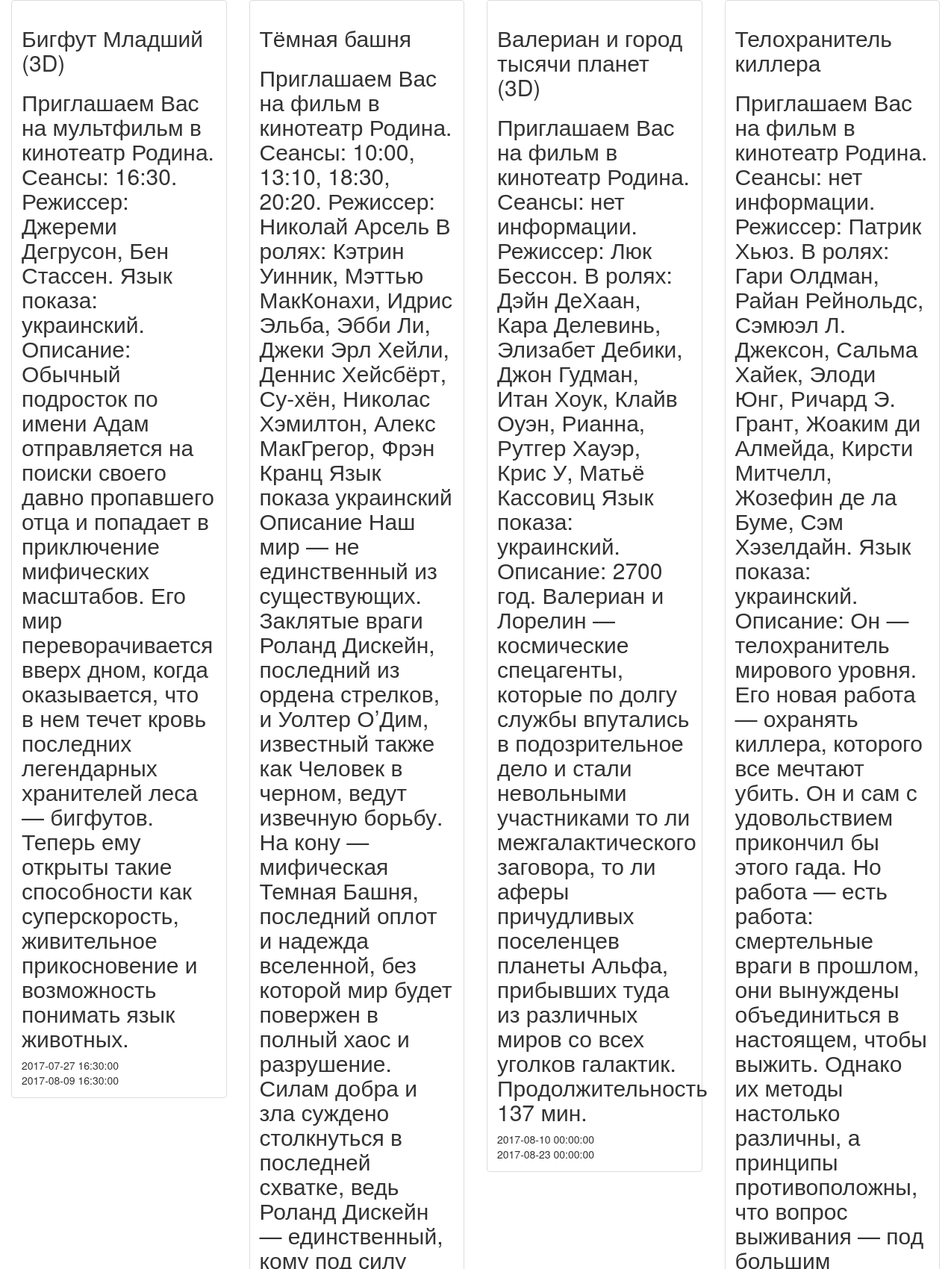
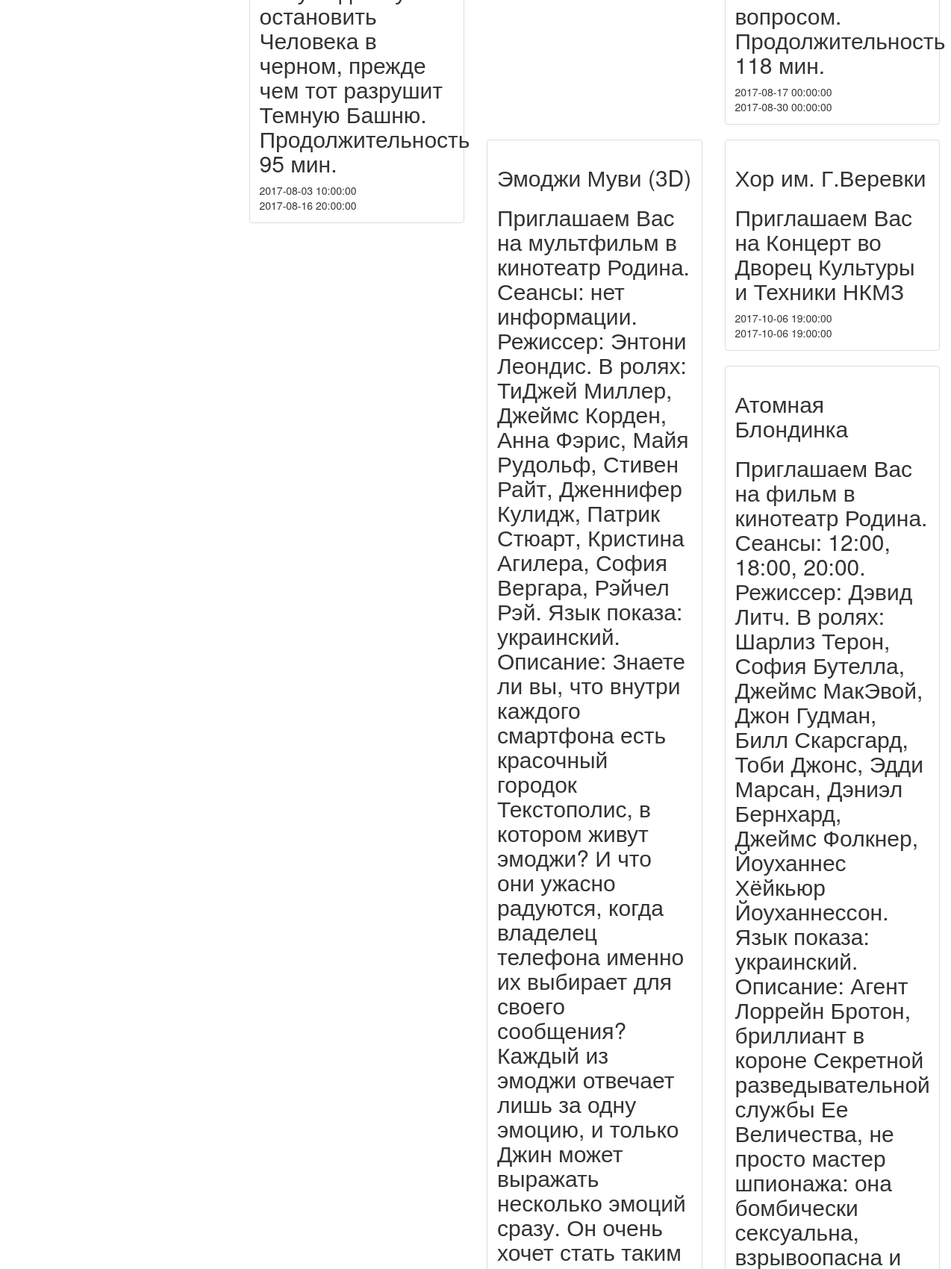
Page /test.php (upper part) on the committed database (2 pictures, top to bottom).
### tables this page shows
CREATE TABLE `events` (
  `id` int(10) UNSIGNED NOT NULL,
  `title` varchar(255) NOT NULL COMMENT 'event''s name',
  `description` longtext NOT NULL COMMENT 'event''s description',
  `category_id` tinyint(3) UNSIGNED NOT NULL COMMENT 'category',
  `date_start` datetime NOT NULL DEFAULT CURRENT_TIMESTAMP COMMENT 'start of event',
  `date_end` datetime NOT NULL DEFAULT CURRENT_TIMESTAMP COMMENT 'end of event',
  `place_id` int(10) UNSIGNED NOT NULL COMMENT 'venue',
  `company_id` int(10) UNSIGNED NOT NULL COMMENT 'organizer'
);

### app/base/Registry.php (called while the page is built, shortened)
<?php
require_once("Config.php");
class Registry
{
    private static $instance = null;
    private $config = null;
    private $pdo = null;
    public static function instance()
    {
        if (is_null(self::$instance)) {
            self::$instance = new self();
        }
        return self::$instance;
    }
    public function getPdo()
    {
        if (is_null($this->pdo)) {
            $dsn = $this->getDSN();
            $username = $this->getUsername();
            $password = $this->getPassword();
            $this->pdo = new \PDO($dsn, $username, $password);
            $this->pdo->setAttribute(\PDO::ATTR_ERRMODE, \PDO::ERRMODE_EXCEPTION);
            $this->pdo->setAttribute(\PDO::ATTR_DEFAULT_FETCH_MODE, \PDO::FETCH_NAMED);
        }
        return $this->pdo;
    }
    public function getDSN()
    {
        $conf = $this->getConfig();
        return $conf->get("dsn");
    }
    public function getConfig()
    {
        return $this->config;
    }
    public function setConfig(Config $config)
    {
        $this->config = $config;
    }
    public function getUsername()
    {
        $conf = $this->getConfig();
        return $conf->get("db_username");
    }
    public function getPassword()
    {
        $conf = $this->getConfig();
        return $conf->get("db_password");
    }
}

### app/models/Mapper.php (called while the page is built, shortened)
<?php
require_once("/../base/Registry.php");
abstract class Mapper
{
    public function __construct()
    {
        $reg = Registry::instance();
        $this->pdo = $reg->getPdo();
    }
    public function findAll()
    {
        $this->selectAllStmt()->execute([]);
        return $this->getCollection(
            $this->selectAllStmt()->fetchAll()
        );
    }
}

### app/base/Config.php (called while the page is built, shortened)
<?php
class Config
{
    private $values = [];
    public function __construct(array $values = [])
    {
        $this->values = $values;
    }
    public function get($key)
    {
        if (isset($this->values[$key])) {
            return $this->values[$key];
        }
        return null;
    }
}

### app/models/EventMapper.php (called while the page is built, shortened)
<?php
require_once("Mapper.php");
require_once("EventModel.php");
class EventMapper extends Mapper
{
    private $selectAllStmt;
    public function __construct()
    {
        $this->selectAllStmt = $this->pdo->prepare(
            "SELECT * FROM events"
        );
    }
    public function getCollection(array $raw)
    {
        return new EventCollection($raw, $this);
    }
    public function selectAllStmt()
    {
        return $this->selectAllStmt;
    }
}

### app/models/EventModel.php (called while the page is built, shortened)
<?php
require_once("/../base/Registry.php");
class EventModel extends Model
{
    private $title;
    private $description;
    private $date_start;
    private $date_end;
    public function __construct($id, $title)
    {
        $this->title = $title;
    }
    public function getDescription()
    {
        return $this->description;
    }
    public function setDescription($description)
    {
        $this->description = $description;
    }
    public function getDateStart()
    {
        return $this->date_start;
    }
    public function setDateStart($date_start)
    {
        $this->date_start = $date_start;
    }
    public function getDateEnd()
    {
        return $this->date_end;
    }
    public function setDateEnd($date_end)
    {
        $this->date_end = $date_end;
    }
    public function getTitle()
    {
        return $this->title;
    }
}

### public_html/test.php (the view, shortened to what this page needs)
<link rel="stylesheet" href="css/bootstrap.min.css"/>
<?php
require_once("../app/base/Registry.php");
require_once("../app/models/EventMapper.php");
$mapper = new App\Models\EventMapper();
$values = $mapper->findAll();
foreach ($values as $item):?>
    <div class="col-xs-6 col-sm-4 col-md-3">
        <div class="thumbnail">
            <div class="caption">
                <div class="event-title">
                    <h2><?= $item->getTitle(); ?></h2>
                </div>
                <div class="event-description">
                    <h2><?= $item->getDescription(); ?></h2>
                </div>
                <div class="event-date">
                    <?= $item->getDateStart(); ?>
                </div>
                <div class="event-date">
                    <?= $item->getDateEnd(); ?>
                </div>
            </div>
        </div>
    </div>
<?php endforeach ?>

### rows in the picture
events: title "Бигфут Младший (3D)", description "Приглашаем Вас на мультфильм в кинотеатр Родина. Сеансы: 16:30. Режиссер: Джереми Дегрусон, Бен Стассен. Язык показа: украинский. Описание: Обычный подросток по имени Адам отправляется на поиски своего давно пропавшего отца и попадает в приключение мифических масштабов. Его мир переворачивается вверх дном, когда оказывается, что в нем течет кровь последних легендарных хранителей леса — бигфутов. Теперь ему открыты такие способности как суперскорость, живительное прикосновение и возможность понимать язык животных.", date_start "2017-07-27 16:30:00", date_end "2017-08-09 16:30:00"
events: title "Тёмная башня", description "Приглашаем Вас на фильм в кинотеатр Родина. Сеансы: 10:00, 13:10, 18:30, 20:20. Режиссер: Николай Арсель В ролях: Кэтрин Уинник, Мэттью МакКонахи, Идрис Эльба, Эбби Ли, Джеки Эрл Хейли, Деннис Хейсбёрт, Су-хён, Николас Хэмилтон, Алекс МакГрегор, Фрэн Кранц Язык показа украинский Описание Наш мир — не единственный из существующих. Заклятые враги Роланд Дискейн, последний из ордена стрелков, и Уолтер О’Дим, известный также как Человек в черном, ведут извечную борьбу. На кону — мифическая Темная Башня, последний оплот и надежда вселенной, без которой мир будет повержен в полный хаос и разрушение. Силам добра и зла суждено столкнуться в последней схватке, ведь Роланд Дискейн — единственный,…", date_start "2017-08-03 10:00:00", date_end "2017-08-16 20:00:00"
events: title "Валериан и город тысячи планет (3D)", description "Приглашаем Вас на фильм в кинотеатр Родина. Сеансы: нет информации. Режиссер: Люк Бессон. В ролях: Дэйн ДеХаан, Кара Делевинь, Элизабет Дебики, Джон Гудман, Итан Хоук, Клайв Оуэн, Рианна, Рутгер Хауэр, Крис У, Матьё Кассовиц Язык показа: украинский. Описание: 2700 год. Валериан и Лорелин — космические спецагенты, которые по долгу службы впутались в подозрительное дело и стали невольными участниками то ли межгалактического заговора, то ли аферы причудливых поселенцев планеты Альфа, прибывших туда из различных миров со всех уголков галактик. Продолжительность 137 мин.", date_start "2017-08-10 00:00:00", date_end "2017-08-23 00:00:00"
events: title "Телохранитель киллера", description "Приглашаем Вас на фильм в кинотеатр Родина. Сеансы: нет информации. Режиссер: Патрик Хьюз. В ролях: Гари Олдман, Райан Рейнольдс, Сэмюэл Л. Джексон, Сальма Хайек, Элоди Юнг, Ричард Э. Грант, Жоаким ди Алмейда, Кирсти Митчелл, Жозефин де ла Буме, Сэм Хэзелдайн. Язык показа: украинский. Описание: Он — телохранитель мирового уровня. Его новая работа — охранять киллера, которого все мечтают убить. Он и сам с удовольствием прикончил бы этого гада. Но работа — есть работа: смертельные враги в прошлом, они вынуждены объединиться в настоящем, чтобы выжить. Однако их методы настолько различны, а принципы противоположны, что вопрос выживания — под большим вопросом. Продолжительность 118 мин.", date_start "2017-08-17 00:00:00", date_end "2017-08-30 00:00:00"
events: title "Эмоджи Муви (3D)"
events: title "Хор им. Г.Веревки", description "Приглашаем Вас на Концерт во Дворец Культуры и Техники НКМЗ", date_start "2017-10-06 19:00:00", date_end "2017-10-06 19:00:00"
events: title "Атомная Блондинка"
